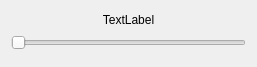
<?xml version="1.0" encoding="UTF-8"?>
<ui version="4.0">
 <class>CutControls</class>
 <widget class="QWidget" name="CutControls">
  <property name="geometry">
   <rect>
    <x>0</x>
    <y>0</y>
    <width>257</width>
    <height>67</height>
   </rect>
  </property>
  <property name="sizePolicy">
   <sizepolicy hsizetype="Preferred" vsizetype="Preferred">
    <horstretch>0</horstretch>
    <verstretch>0</verstretch>
   </sizepolicy>
  </property>
  <property name="windowTitle">
   <string>Form</string>
  </property>
  <layout class="QVBoxLayout" name="verticalLayout">
   <item>
    <widget class="QLabel" name="info">
     <property name="sizePolicy">
      <sizepolicy hsizetype="Preferred" vsizetype="Preferred">
       <horstretch>0</horstretch>
       <verstretch>0</verstretch>
      </sizepolicy>
     </property>
     <property name="maximumSize">
      <size>
       <width>16777215</width>
       <height>10</height>
      </size>
     </property>
     <property name="text">
      <string>TextLabel</string>
     </property>
     <property name="alignment">
      <set>Qt::AlignCenter</set>
     </property>
    </widget>
   </item>
   <item>
    <widget class="RangeSlider" name="slider">
     <property name="sizePolicy">
      <sizepolicy hsizetype="Expanding" vsizetype="Fixed">
       <horstretch>1</horstretch>
       <verstretch>1</verstretch>
      </sizepolicy>
     </property>
     <property name="focusPolicy">
      <enum>Qt::StrongFocus</enum>
     </property>
     <property name="singleStep">
      <number>0</number>
     </property>
     <property name="pageStep">
      <number>0</number>
     </property>
     <property name="orientation">
      <enum>Qt::Horizontal</enum>
     </property>
    </widget>
   </item>
  </layout>
 </widget>
 <customwidgets>
  <customwidget>
   <class>RangeSlider</class>
   <extends>QSlider</extends>
   <header>rangeslider.h</header>
  </customwidget>
 </customwidgets>
 <resources/>
 <connections/>
</ui>
